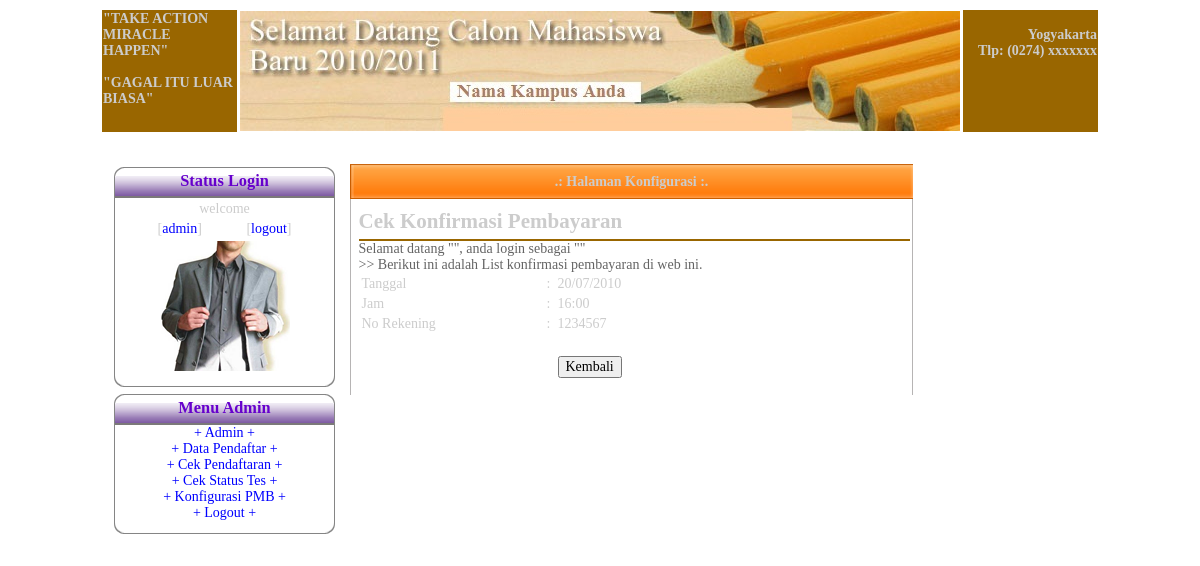
/sipmb/web/admin/main.php?page=13&id=35 (signed in), run on the app's committed database.
### tables this page shows
CREATE TABLE `konfirmasi` (
  `ko_id` int(11) NOT NULL,
  `ko_tgl` varchar(10) NOT NULL,
  `ko_jam` varchar(10) NOT NULL,
  `ko_no_rek` varchar(40) NOT NULL,
  PRIMARY KEY  (`ko_id`)
);

### sipmb/web/inc/class.mysql.php (called while the page is built, shortened)
<?php
	class Mysql{
		var $db;
		var $host;
		var $user;
		var $password;
		var $result;
		function Mysql($host="localhost",$user="root",$password="",$database="sipmbdb"){
			$this->host=$host;
			$this->user=$user;
			$this->password=$password;
		}
		function connect(){
			$this->db=mysql_connect($this->host,$this->user,$this->password);
		}
		function execute($query){
			if($this->result=mysql_query($query,$this->db) ){
				return true;
			} else {
				return false;
			}
		}
		function getDataSet(){
			$dataSet=array();
			$i=0;
			while($r=mysql_fetch_row($this->result)){
				for($field=0;$field<mysql_num_fields($this->result);$field++){
					$dataSet[$i][$field]=$r[$field];
				}
				$i++;
			}
			return $dataSet;
		}
	}
?>

### sipmb/web/admin/pendaftaran/cek_pembayaran.php (the view, shortened to what this page needs)
<?php
$mysql = new Mysql();
$mysql->connect();
$id=(int)addslashes($_GET['id']);
	if($mysql->execute("SELECT ko_tgl, ko_jam, ko_no_rek from konfirmasi where ko_id=$id"))
	{
		$getdataA = $mysql->getDataSet();
	}else{
		$getdataA=0;
	}
?>
<div class="post">
    <h2 class="title">Cek Konfirmasi Pembayaran </h2>
    <p class="byline">
	Selamat datang &quot;<?=$nama;?>&quot;, anda login sebagai &quot;<?=$status;?>&quot;<br />
  &gt;&gt; Berikut ini adalah List konfirmasi pembayaran di web ini. </p>
    <form action="" method="post" enctype="multipart/form-data" id="formpost">
<table width="551" border="0">
  <tr>
    <td width="178">Tanggal</td>
    <td width="10"><div align="center">:</div></td>
    <td width="349">
	<?
	if(count($getdataA)==0)
	{
	echo" --- ";
	} else {
	echo $getdataA[0][0];
	}
	?></td>
  </tr>
  <tr>
    <td>Jam</td>
    <td><div align="center">:</div></td>
    <td>
	<?
	if(count($getdataA)==0)
	{
	echo" --- ";
	} else {
	echo $getdataA[0][1];
	}
	?></td>
  </tr>
  <tr>
    <td>No Rekening </td>
    <td><div align="center">:</div></td>
    <td>
	<?
	if(count($getdataA)==0)
	{
	echo" --- ";
	} else {
	echo $getdataA[0][2];
	}
	?>
	</td>
  </tr>
  <tr>
    <td>&nbsp;</td>
    <td>&nbsp;</td>
    <td>&nbsp;</td>
  </tr>
  <tr>
    <td>&nbsp;</td>
    <td>&nbsp;</td>
    <td><label><a href="main.php?page=8&id=<?=$id;?>"> <input name="cancel" type="submit" class="button" id="cancel" value="Kembali" /></a>
    </label></td>
  </tr>
</table>
</form>
</div>

### sipmb/web/admin/default.css (style rules this page uses)
body { font-size:12px; color:#CCCCCC; text-decoration: none; height: 414px; background repeat bottom #FFFFFF; }
body, th, td, input, textarea, select, option { font-family: "Trebuchet MS", "Times New Roman", Arial, Times, serif; font-size: 14px; }
a { text-decoration:none; color: #999999; }
.post { padding: 10px 0 0 5px; //border-left:1px dashed; }
.title { margin: 0; padding-bottom: 5px; border-bottom: 2px solid #996600; }
.byline { margin: 0; color: #646464; }

### data on the page
konfirmasi: ko_tgl "20/07/2010", ko_jam "16:00", ko_no_rek "1234567"
